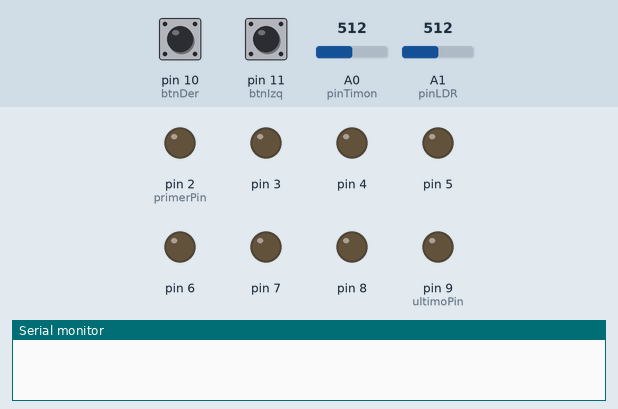
A sketch run on a simulated Arduino Uno, built with avr-gcc and run on an emulated ATmega328P. On the bench: output pins drawn as LEDs (lit = HIGH), the last lines printed to the serial monitor. Dashed ring = blinking. The test bench sets the inputs (shaded band); at power-on: pin 10 (btnDer) HIGH, A1 (pinLDR) = 512, pin 11 (btnIzq) HIGH, A0 (pinTimon) = 512.

Above: at 1.2 s.
1.3 s: pin 10 (btnDer) pulled LOW for 0.15 s
At 1.47 s:
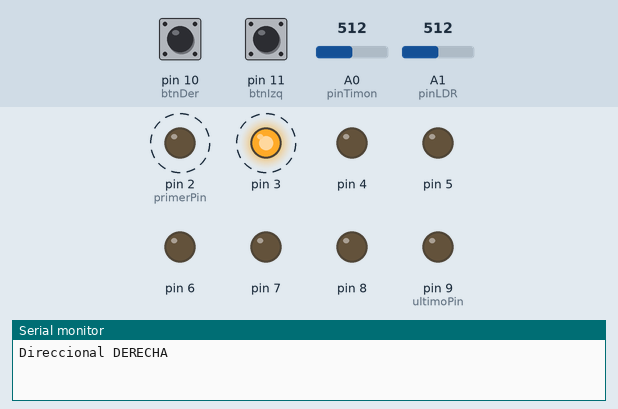
At 1.83 s:
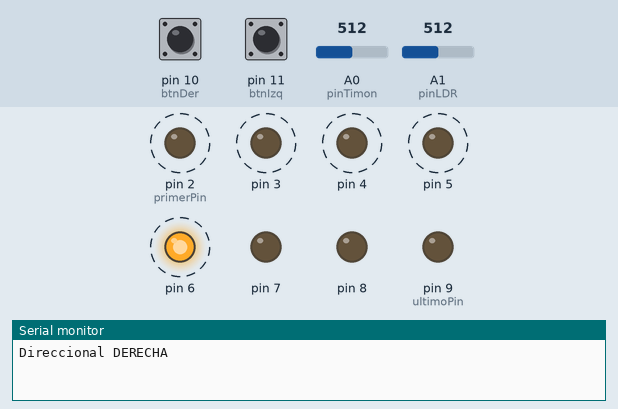
4.3 s: A1 (pinLDR) set to 610
At 4.71 s:
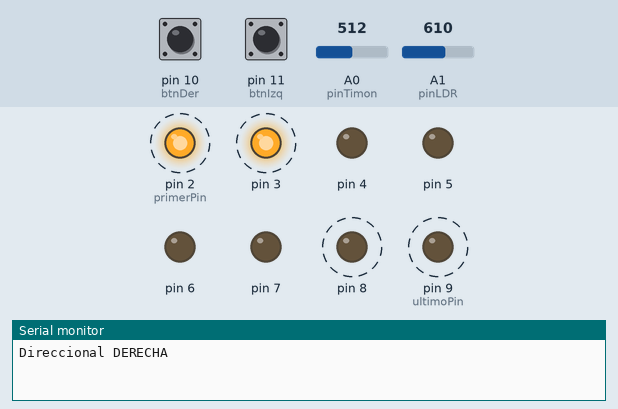
7.3 s: pin 11 (btnIzq) pulled LOW for 0.15 s
10.3 s: pin 10 (btnDer) pulled LOW for 1 s
13.3 s: pin 11 (btnIzq) pulled LOW for 1 s
16.3 s: pin 10 (btnDer) driven LOW and pin 11 (btnIzq) driven LOW
At 17.2 s:
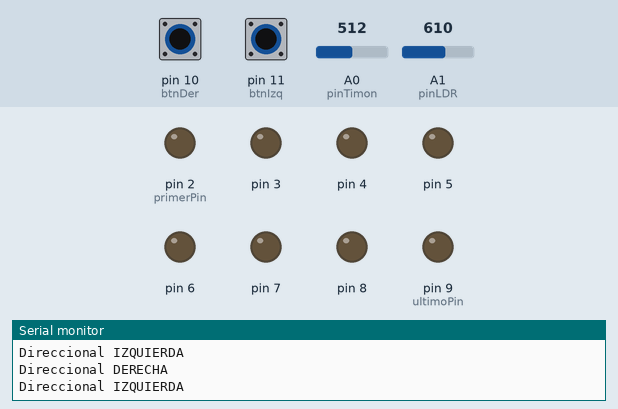
Timing chart, 0 to 19.3 s (numbered marks = the images above; inputs shaded):
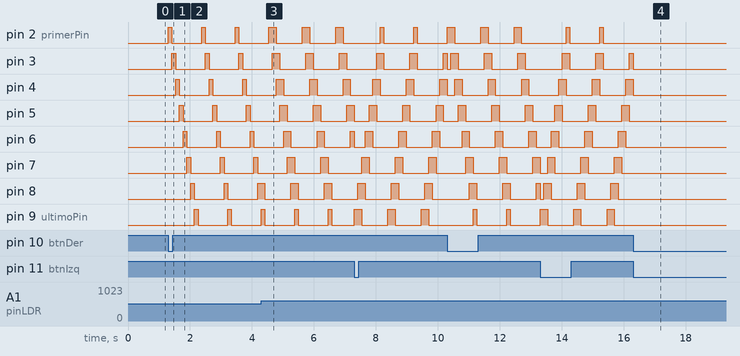

Measured:
- after the input at 1.3 s, pin 2 (primerPin): alternates HIGH for 0.12 s and LOW for 0.96 s, starting at once; pin 3: alternates HIGH for 0.12 s and LOW for 0.96 s, starting after 0.12 s
- after the input at 16.3 s, pin 2 (primerPin), pin 4–8, pin 9 (ultimoPin): stops changing and stays LOW

The sketch:

Pregunta2_Direccional_Bicicleta.ino
```cpp
/*
 * EXAMEN UNIDAD II - ARQUITECTURA DE COMPUTADORAS - Pregunta 2
 * Control direccional para bicicleta.
 *
 * Hardware (PICSimLab - Arduino Uno + Spare parts):
 *   - 8 LEDs (parte "LEDs")          -> pines 2..9  (2 = extremo izquierdo, 9 = extremo derecho)
 *   - Pulsador DERECHA               -> pin 10 (INPUT_PULLUP, activo en LOW)
 *   - Pulsador IZQUIERDA             -> pin 11 (INPUT_PULLUP, activo en LOW)
 *   - Potenciometro (timon)          -> A0  (centro ~512)
 *   - LDR (modulo sensor de luz)     -> A1  (valor ALTO = oscuro: la
 *                                          resistencia del LDR sube con poca luz)
 *
 * Funcionamiento:
 *   - Al pulsar DERECHA se activa la secuencia de flecha hacia la derecha
 *     (luz que corre de izquierda a derecha). Igual para IZQUIERDA.
 *   - La direccional se desactiva sola cuando el timon (potenciometro)
 *     gira y luego REGRESA a la posicion central (como un auto).
 *   - Si esta oscuro (LDR) y no hay direccional activa, todos los LEDs
 *     parpadean de forma intermitente (luz de posicion/seguridad).
 *   - Todo es no bloqueante (millis), asi los botones responden siempre.
 */

const int primerPin = 2;
const int ultimoPin = 9;
const int NUM_LEDS  = ultimoPin - primerPin + 1;

const int btnDer   = 10;
const int btnIzq   = 11;
const int pinTimon = A0;
const int pinLDR   = A1;

// Umbrales
const int CENTRO        = 512;  // lectura del potenciometro en el centro
const int ZONA_CENTRO   = 80;   // +- banda considerada "centro"
const int GIRO_MIN      = 200;  // desviacion para considerar que el timon giro
const int UMBRAL_OSCURO = 600;  // LDR por encima de esto = oscuro (~15 lux)
const int HISTERESIS    = 40;   // evita parpadeos en el limite luz/oscuridad

const unsigned long T_PASO      = 120;  // ms por paso de la flecha
const unsigned long T_INTERMIT  = 400;  // ms de parpadeo nocturno

enum Estado { APAGADO, DERECHA, IZQUIERDA };
Estado estado = APAGADO;

bool timonGiro = false;          // el timon ya salio del centro tras activar
bool oscuro    = false;
int  paso      = 0;
bool encendido = false;
unsigned long tAnterior = 0;

void setup() {
  for (int i = primerPin; i <= ultimoPin; i++) pinMode(i, OUTPUT);
  pinMode(btnDer, INPUT_PULLUP);
  pinMode(btnIzq, INPUT_PULLUP);
  Serial.begin(9600);
}

void loop() {
  leerBotones();
  vigilarTimon();
  leerLuz();

  unsigned long ahora = millis();

  switch (estado) {
    case DERECHA:
    case IZQUIERDA:
      if (ahora - tAnterior >= T_PASO) {
        tAnterior = ahora;
        flecha(estado == DERECHA);
      }
      break;

    case APAGADO:
      if (oscuro) {
        if (ahora - tAnterior >= T_INTERMIT) {
          tAnterior = ahora;
          encendido = !encendido;
          todos(encendido);
        }
      } else {
        todos(false);
      }
      break;
  }
}

// ---------------------------------------------------------------
void leerBotones() {
  if (digitalRead(btnDer) == LOW) activar(DERECHA);
  if (digitalRead(btnIzq) == LOW) activar(IZQUIERDA);
}

void activar(Estado nuevo) {
  if (estado != nuevo) {
    estado    = nuevo;
    timonGiro = false;
    paso      = 0;
    tAnterior = 0;
    todos(false);
    Serial.println(nuevo == DERECHA ? "Direccional DERECHA" : "Direccional IZQUIERDA");
  }
}

// Cancelacion automatica: el timon debe girar y luego volver al centro
void vigilarTimon() {
  if (estado == APAGADO) return;
  int desv = analogRead(pinTimon) - CENTRO;

  if (abs(desv) > GIRO_MIN) timonGiro = true;

  if (timonGiro && abs(desv) < ZONA_CENTRO) {
    estado = APAGADO;
    todos(false);
    tAnterior = 0;
    Serial.println("Timon al centro: direccional desactivada");
  }
}

void leerLuz() {
  int luz = analogRead(pinLDR);
  if (!oscuro && luz > UMBRAL_OSCURO) oscuro = true;
  else if (oscuro && luz < UMBRAL_OSCURO - HISTERESIS) oscuro = false;
}

// Flecha: la luz corre hacia el lado indicado; tras llegar al extremo
// se apagan todos un paso y se repite (efecto ">>>" o "<<<").
void flecha(bool haciaDerecha) {
  todos(false);
  if (paso < NUM_LEDS) {
    int led = haciaDerecha ? (primerPin + paso) : (ultimoPin - paso);
    digitalWrite(led, HIGH);
    // en la oscuridad se agrega "cola" para mayor visibilidad
    if (oscuro && paso > 0) {
      int cola = haciaDerecha ? led - 1 : led + 1;
      digitalWrite(cola, HIGH);
    }
  }
  paso = (paso + 1) % (NUM_LEDS + 1);
}

void todos(bool valor) {
  for (int i = primerPin; i <= ultimoPin; i++) digitalWrite(i, valor ? HIGH : LOW);
}
```
